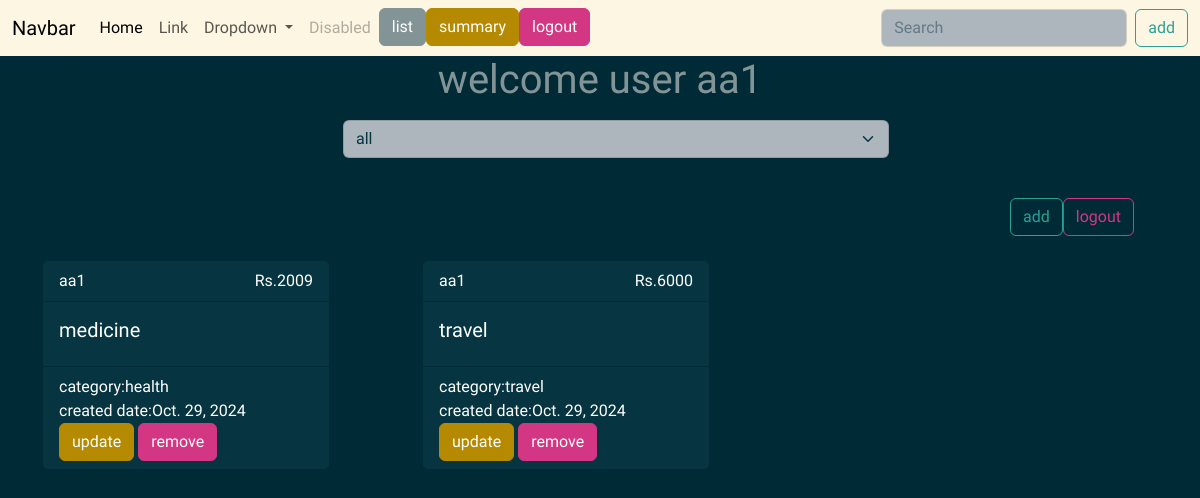
/expense/list (signed in), run on an earlier commit of the app's database.
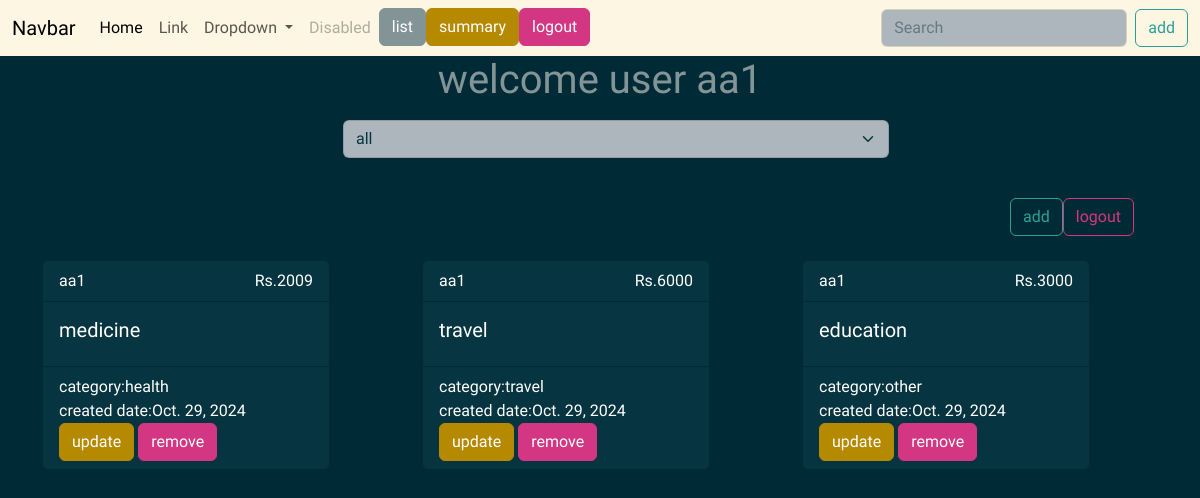
And on a later commit of the database.
### budget/models.py (models this page shows, shortened)
class Expense(models.Model):
    title=models.CharField(max_length=200)
    amount=models.PositiveIntegerField()
    created_date=models.DateTimeField(auto_now_add=True)
    category_choices=(
        ("food","food"),
        ("travel","travel"),
        ("health","health"),
        ("other","other"),
    )
    category=models.CharField(max_length=200,choices=category_choices,default="other")
    user=models.ForeignKey(User,on_delete=models.CASCADE)

### budget/views.py (the view)
# urls.py: path("expense/list",views.ExpenseListView.as_view(),name="expense-list"),
@method_decorator(decs,name="dispatch")
class ExpenseListView(View):
    def get(self,request,*args,**kwargs):
        selected_category=request.GET.get("category","all")
        if selected_category == "all":
            qs=Expense.objects.filter(user=request.user)
        else:
            qs=Expense.objects.filter(category=selected_category,user=request.user)
        return render(request,"expense_list.html",{"expense":qs,"selected":selected_category})

### budget/templates/expense_list.html (shortened to what this page needs)
{%extends 'base.html'%}
{%block main_block%}
<div class="container">
    <h1 class="text-center">welcome user {{request.user}}</h1>
    <div class="container m-3">
        <div class="w-50 mx-auto">
            <form action="">
                <select name="category" id="" class="form-select" onchange="this.form.submit()">
                    <option value="all" {%if selected == "all"%} selected {%endif%}>all</option>
                </select>
            </form>
        </div>
    </div>
    <div class="d-flex justify-content-end p-4">
        <a href="{%url 'expense-add'%}" class="btn btn-outline-success" type="submit">add</a>
        <a href="{%url 'expense-signout'%}" class="btn btn-outline-danger" type="submit">logout</a>
    </div>
    <div class="row">
       {%for e in expense%}
            <div class="col-4">
                <div class="card text-bg-dark mb-3" style="max-width: 18rem;">
                    <div class="card-header d-flex justify-content-between">
                        <div>{{e.user}}</div>
                        <div> Rs.{{e.amount}}</div>
                    </div>
                    <div class="card-body">
                        <h5 class="card-title">{{e.title}}</h5>
                    </div>
                    <div class="card-footer text-body-white">
                        <div>category:{{e.category}}</div>
                        created date:{{e.created_date|date}}
                        <a href="{%url 'expense-update' e.id%}" class="btn btn-primary">update</a>
                        <a href="{%url 'expense-delete' e.id%}" class="btn btn-danger">remove</a>
                    </div>
                </div>
            </div>
       {%endfor%}
        </div>
    </div>
{%endblock%}

What changed in the data, as far as the page shows it:
added Expense: user "aa1", amount "3000", title "education", category "other", created_date "Oct. 29, 2024"
